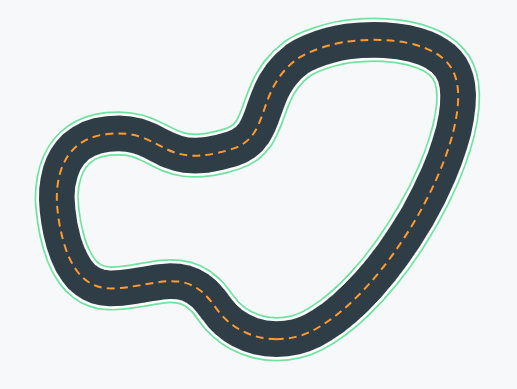
#> input picture track_img.png, 517 x 389 px
$ jupyter execute optimalTrack.ipynb
#> lines starting #> are read from the running program, lines starting #| are printed output that depends on the picture
[cell 1]
import matplotlib.pyplot as plt
import matplotlib.image as img
import cv2

optimalTrack1 = [
    [-3.70671, -0.00069],
    [-3.74957, -0.17901],
    [-3.76502, -0.36347],
    [-3.75216, -0.55237],
    [-3.70951, -0.74374],
    [-3.63487, -0.935],
    [-3.52554, -1.12231],
    [-3.37913, -1.29984],
    [-3.19534, -1.45904],
    [-2.97798, -1.58974],
    [-2.74543, -1.70255],
    [-2.50243, -1.8016],
    [-2.25325, -1.89197],
    [-1.98987, -1.98346],
    [-1.72714, -2.07653],
    [-1.46471, -2.17036],
    [-1.20251, -2.26186],
    [-0.94016, -2.34729],
    [-0.67721, -2.42304],
    [-0.41349, -2.48569],
    [-0.14904, -2.53195],
    [0.1158, -2.55861],
    [0.38035, -2.56246],
    [0.64322, -2.53782],
    [0.90303, -2.48631],
    [1.15858, -2.40911],
    [1.40868, -2.30709],
    [1.65216, -2.18114],
    [1.88784, -2.0322],
    [2.11454, -1.86134],
    [2.33119, -1.67006],
    [2.53678, -1.46013],
    [2.7306, -1.23375],
    [2.91216, -0.99345],
    [3.08125, -0.74181],
    [3.23809, -0.48136],
    [3.38341, -0.21415],
    [3.51457, 0.05962],
    [3.62575, 0.33881],
    [3.71147, 0.62031],
    [3.76762, 0.9005],
    [3.79156, 1.17572],
    [3.78181, 1.44244],
    [3.73766, 1.69728],
    [3.65866, 1.93674],
    [3.54431, 2.15674],
    [3.39063, 2.34894],
    [3.20392, 2.51037],
    [2.98981, 2.63811],
    [2.75425, 2.72983],
    [2.50334, 2.78384],
    [2.24332, 2.80008],
    [1.97986, 2.77967],
    [1.7177, 2.72491],
    [1.46042, 2.63904],
    [1.21037, 2.52577],
    [0.96872, 2.38911],
    [0.73562, 2.23314],
    [0.51046, 2.06177],
    [0.29193, 1.87895],
    [0.09152, 1.70065],
    [-0.11327, 1.53096],
    [-0.3263, 1.37778],
    [-0.55076, 1.24863],
    [-0.78913, 1.1511],
    [-1.03737, 1.07798],
    [-1.29333, 1.02501],
    [-1.55506, 0.98783],
    [-1.82072, 0.96175],
    [-2.08849, 0.9417],
    [-2.3512, 0.91172],
    [-2.60313, 0.86596],
    [-2.83928, 0.80044],
    [-3.05488, 0.71337],
    [-3.24578, 0.60497],
    [-3.40863, 0.47684],
    [-3.53778, 0.32997],
    [-3.63645, 0.16971],
]

[cell 2]
tractImg = cv2.imread('./track_img.png')
#> tractImg is the input picture: shape (389, 517, 3); mean B, G, R 211.4, 210.1, 204.3
tractImg = cv2.flip(tractImg, 0)
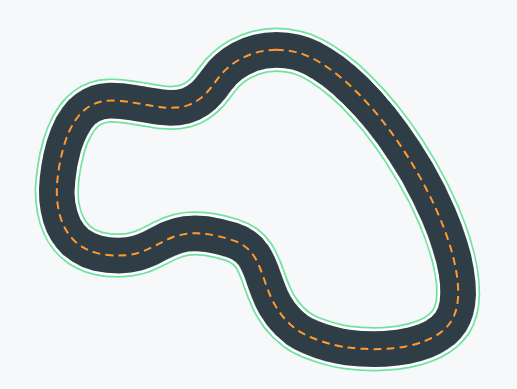
#> tractImg: shape (389, 517, 3); mean B, G, R 211.4, 210.1, 204.3

plt.figure(figsize=(7, 10))
for i in range(len(optimalTrack1)):
  plt.plot((optimalTrack1[i][0]+4)*53+43, (optimalTrack1[i][1]+4)*49+1, 'r.')
  plt.text((optimalTrack1[i][0]+4)*53+43, (optimalTrack1[i][1]+4)*49+1, str(i))
  plt.axis([0, 520, 0, 380])

plt.imshow(tractImg)
plt.show()
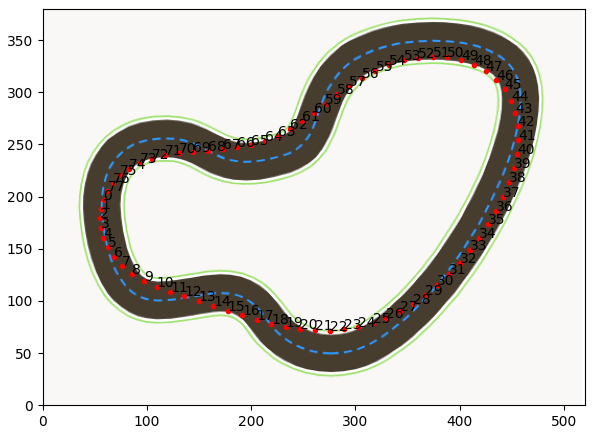
#> figure drawn by matplotlib, 1 panel; B, G, R data is drawn as R, G, B
